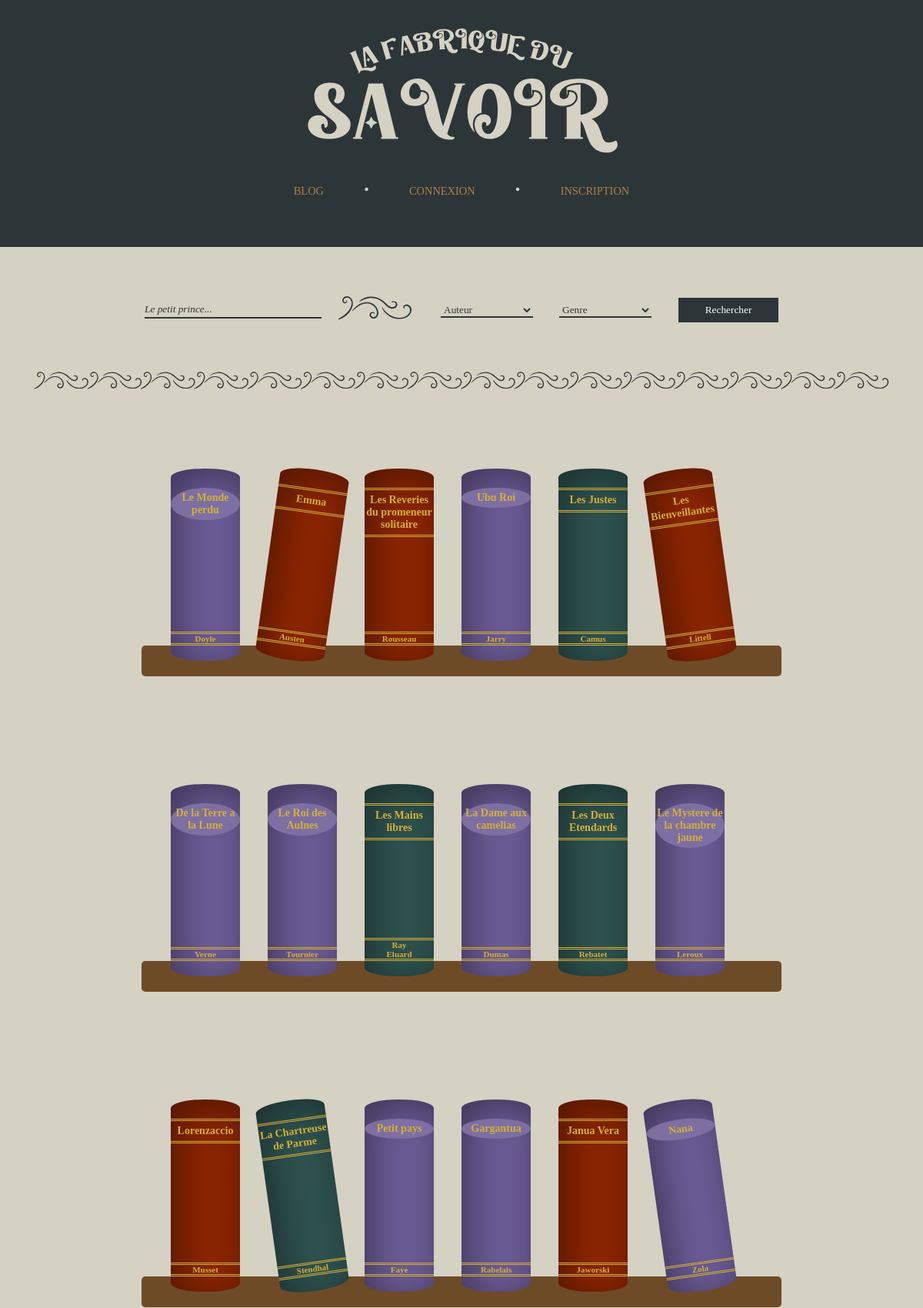
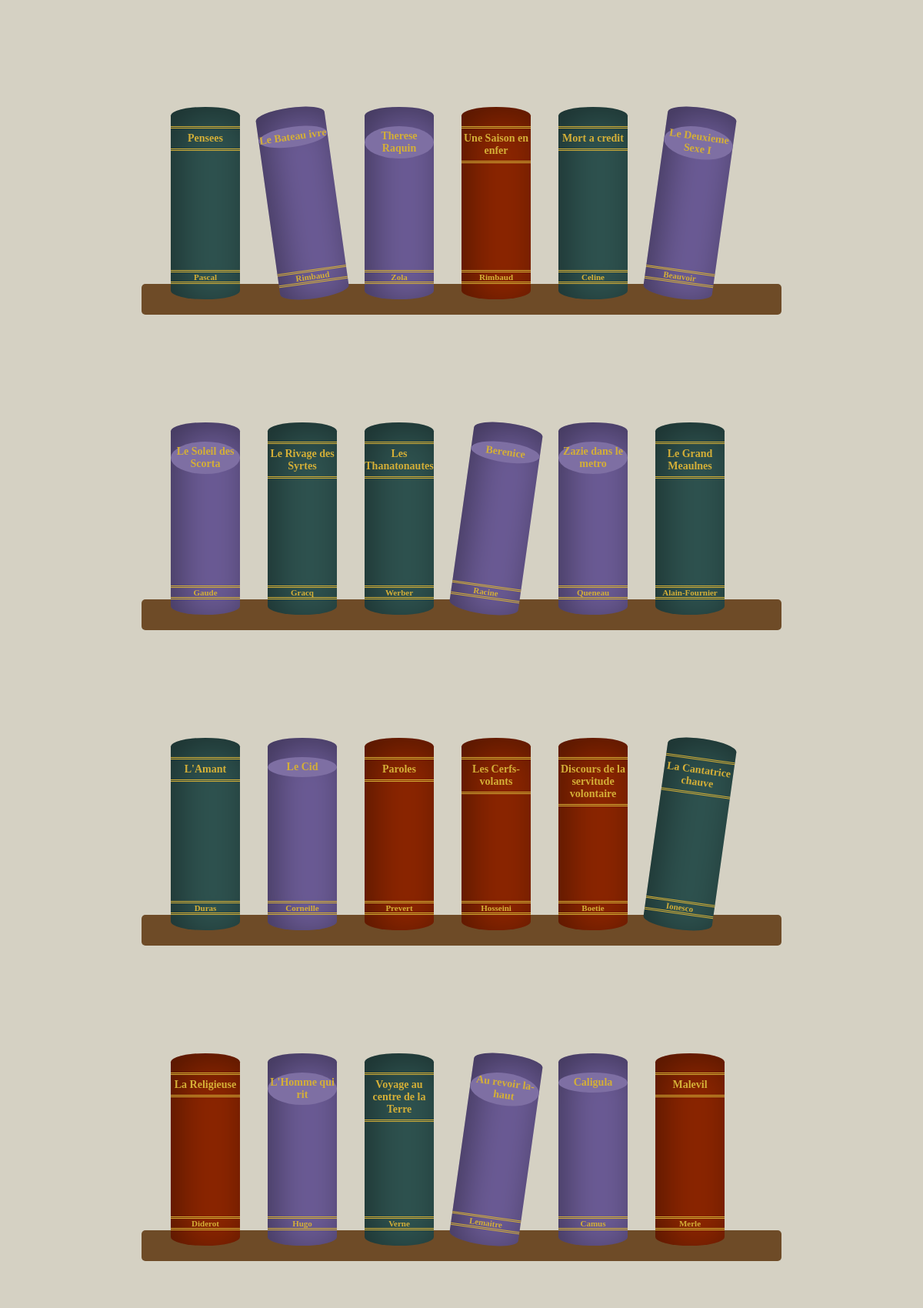
Screenshot of /controller/controller.pages.php (upper part) with the database file from the repository (2 pictures, top to bottom).
### tables this page shows
CREATE TABLE `books` (
  `id_book` int(11) NOT NULL,
  `title_book` varchar(50) NOT NULL,
  `publication_date_book` date NOT NULL,
  `pdf_book` varchar(100) DEFAULT NULL,
  `pages_book` int(11) DEFAULT NULL,
  `summary_book` text DEFAULT NULL
);

### model/model.select.php (called while the page is built, shortened)
<?php
function select_all_titles_books($bdd){
    $stmt = $bdd->prepare(" SELECT id_book, title_book, pdf_book, publication_date_book, summary_book FROM books ORDER BY id_book DESC");
    $stmt->execute();
    return $stmt->fetchAll();
}
function select_all_authors_book($bdd, $idBook){
    $stmt = $bdd->prepare(" SELECT authors.last_name_author as lastname, authors.id_author
                            FROM book_author
                            JOIN authors ON authors.id_author = book_author.id_author
                            WHERE book_author.id_book = :idBook
                        ");
    $stmt->execute(array(
        "idBook" => $idBook,
    ));
    return $stmt->fetchAll();
}
?>

### controller/controller.homepage.php (called while the page is built, shortened)
<?php
$books = select_all_titles_books($bdd);

### view/view.homepage.php (the view, shortened to what this page needs)
<form class="search-section" method="post">
    <div>
        <input name="title" type="text" placeholder="Le petit prince..." class="initialize style-input">
    </div>
    <div>
        <img src="<?=$path?>/assets/img/l-separator.svg" alt="">
    </div>
    <div>
        <select name="author" id="" class="initialize style-input">
            <option value="" disabled selected>Auteur</option>
        </select>
        <select name="genre" id="" class="initialize style-input">
            <option value="" disabled selected>Genre</option>
        </select>
    </div>
    <div>
        <input type="submit" name="submit" class="initialize style-btn" value="Rechercher">
    </div>
</form>
<div class="separator">
    <img src="/la_fabrique_du_savoir/assets/img/b-separator.svg" alt="">
</div>
<div class="container" id="container">
    <?php if(!isset($filters)):?>
        <?php foreach($books as $book):
                $idBook = $book['id_book'];
                $authors = select_all_authors_book($bdd, $idBook);
                $names = [];
                foreach($authors as $author){
                    $names[] = $author['lastname'];
                }
                $name = implode("<br>", $names);
        ?>
            <a href='../controller/controller.pages.php?page=view.bookdetails&id=<?=$idBook?>' class='book'>
                <h3><?=$book['title_book']?></h3>
                <h4><?=$name?></h4>
            </a>
        <?php endforeach?>
    <?php endif?>
</div>

### view/css/all.css (style rules this page uses)
* { margin: 0; padding: 0; text-decoration: none; list-style-type: none; font-family: Cambria; }
body { overflow-x: hidden; background-color: #2c3638; }
.initialize { background: none; border: none; }
.style-input, .style-input:hover, .style-input:focus, .style-input:active { height: 20px; color: #2c3638; border-bottom: 2px solid #2c3638; }
.style-input::placeholder { font-style: italic; color: #2c3638; }
.style-input { width: 230px; }
select.style-input { margin: 0 15px; width: 120px; }
.style-btn { text-align: center; width: 130px; padding: 8px 0; background: #2c3638; color: white; }

### view/css/homepage.css (style rules this page uses)
.search-section { width: 80%; display: flex; align-items: center; justify-content: space-evenly; }
.search-section img { height: 40px; }
.separator img { height: 40px; margin: 50px 0; }

### view/css/books.css (style rules this page uses)
:root { --num-columns: 10; --column-gap: 10px; }
.container { width: 70%; height: auto; display: grid; grid-template-columns: repeat(var(--num-columns), 1fr); justify-content: center; grid-row-gap: 40px; align-items: end; }
.book { z-index: 5; display: flex; flex-direction: column; justify-content: space-between; width: 90px; height: 250px; border-radius: 80px 80px 80px 80px/20px 20px 20px 20px; box-shadow: inset 10px 10px 46px 0px rgba(0, 0, 0, 0.4); text-align: center; }
h4 { font-size: 11px; }
h3 { font-size: 14px; }
.style1 { background-color: #8b2500; }
.style1 h3 { border-bottom: double 3px #d4af37; border-top: double 3px #d4af37; padding: 5px 0; margin-top: 25px; }
.style1 h4 { border-bottom: double 3px #d4af37; border-top: double 3px #d4af37; margin-bottom: 20px; }
.style1 h3, .style1 h4 { color: #d4af37; }
.style2 { background-color: #2e524f; }
.style2 h3 { border-bottom: double 3px #d4af37; border-top: double 3px #d4af37; padding: 5px 0; margin-top: 25px; }
.style2 h4 { border-bottom: double 3px #d4af37; border-top: double 3px #d4af37; margin-bottom: 20px; }
.style2 h3, .style2 h4 { color: #d4af37; }
.style3 { background-color: #6b5b95; }
.style3 h3 { background-color: #7e6fa3; border-radius: 50%; padding: 5px 0; margin-top: 25px; }
.style3 h4 { border-bottom: double 3px #d4af37; border-top: double 3px #d4af37; margin-bottom: 20px; }
.style3 h3, .style3 h4 { color: #d4af37; }
.rotation-r { transform: rotate(8deg); }
.rotation-l { transform: rotate(-8deg); }

### rows the page displays
books: title_book "Le Monde perdu", names "Doyle"
books: title_book "Emma", names "Austen"
books: title_book "Les Reveries du promeneur solitaire", names "Rousseau"
books: title_book "Ubu Roi", names "Jarry"
books: title_book "Les Justes", names "Camus"
books: title_book "Les Bienveillantes", names "Littell"
books: title_book "De la Terre a la Lune", names "Verne"
books: title_book "Le Roi des Aulnes", names "Tournier"
books: title_book "Les Mains libres", names "Ray Eluard"
books: title_book "La Dame aux camelias", names "Dumas"
books: title_book "Les Deux Etendards", names "Rebatet"
books: title_book "Le Mystere de la chambre jaune", names "Leroux"
books: title_book "Lorenzaccio", names "Musset"
books: title_book "La Chartreuse de Parme", names "Stendhal"
books: title_book "Petit pays", names "Faye"
books: title_book "Gargantua", names "Rabelais"
books: title_book "Janua Vera", names "Jaworski"
books: title_book "Nana", names "Zola"
books: title_book "Pensees", names "Pascal"
books: title_book "Le Bateau ivre", names "Rimbaud"
books: title_book "Therese Raquin", names "Zola"
books: title_book "Une Saison en enfer", names "Rimbaud"
books: title_book "Mort a credit", names "Celine"
books: title_book "Le Deuxieme Sexe I", names "Beauvoir"
books: title_book "Le Soleil des Scorta", names "Gaude"
books: title_book "Le Rivage des Syrtes", names "Gracq"
books: title_book "Les Thanatonautes", names "Werber"
books: title_book "Berenice", names "Racine"
books: title_book "Zazie dans le metro", names "Queneau"
books: title_book "Le Grand Meaulnes", names "Alain-Fournier"
books: title_book "L'Amant", names "Duras"
books: title_book "Le Cid", names "Corneille"
books: title_book "Paroles", names "Prevert"
books: title_book "Les Cerfs-volants", names "Hosseini"
books: title_book "Discours de la servitude volontaire", names "Boetie"
books: title_book "La Cantatrice chauve", names "Ionesco"
books: title_book "La Religieuse", names "Diderot"
books: title_book "L'Homme qui rit", names "Hugo"
books: title_book "Voyage au centre de la Terre", names "Verne"
books: title_book "Au revoir la-haut", names "Lemaitre"
books: title_book "Caligula", names "Camus"
books: title_book "Malevil", names "Merle"
